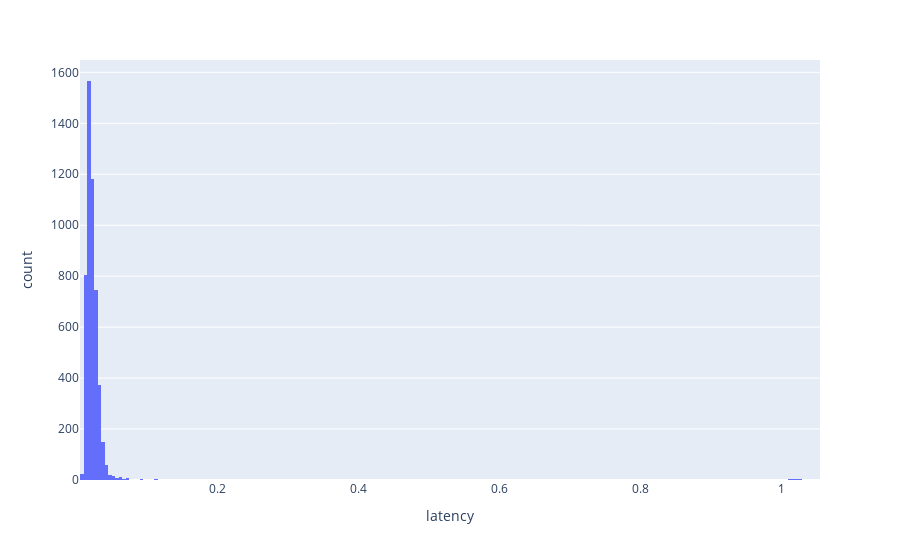

The code cell stored with this chart in its notebook:
### Code cell
fig = px.histogram(df, x="latency", hover_data=["conditions"])
fig.show()

### Figure 1 — Plotly figure (JSON) as saved in the notebook; plotly's stock layout.template omitted (floating-point values rounded to 4 significant figures; data arrays with more than 128 entries replaced by an {"elided": "..."} marker saying what was removed)
{"data": [{"alignmentgroup": "True", "bingroup": "x", "hovertemplate": "latency=%{x}<br>count=%{y}<extra></extra>", "legendgroup": "", "marker": {"color": "#636efa", "pattern": {"shape": ""}}, "name": "", "offsetgroup": "", "orientation": "v", "showlegend": false, "type": "histogram", "x": {"elided": "5000 float values"}, "xaxis": "x", "yaxis": "y"}], "layout": {"barmode": "relative", "legend": {"tracegroupgap": 0}, "margin": {"t": 60}, "xaxis": {"anchor": "y", "domain": [0, 1], "title": {"text": "latency"}}, "yaxis": {"anchor": "x", "domain": [0, 1], "title": {"text": "count"}}}}
